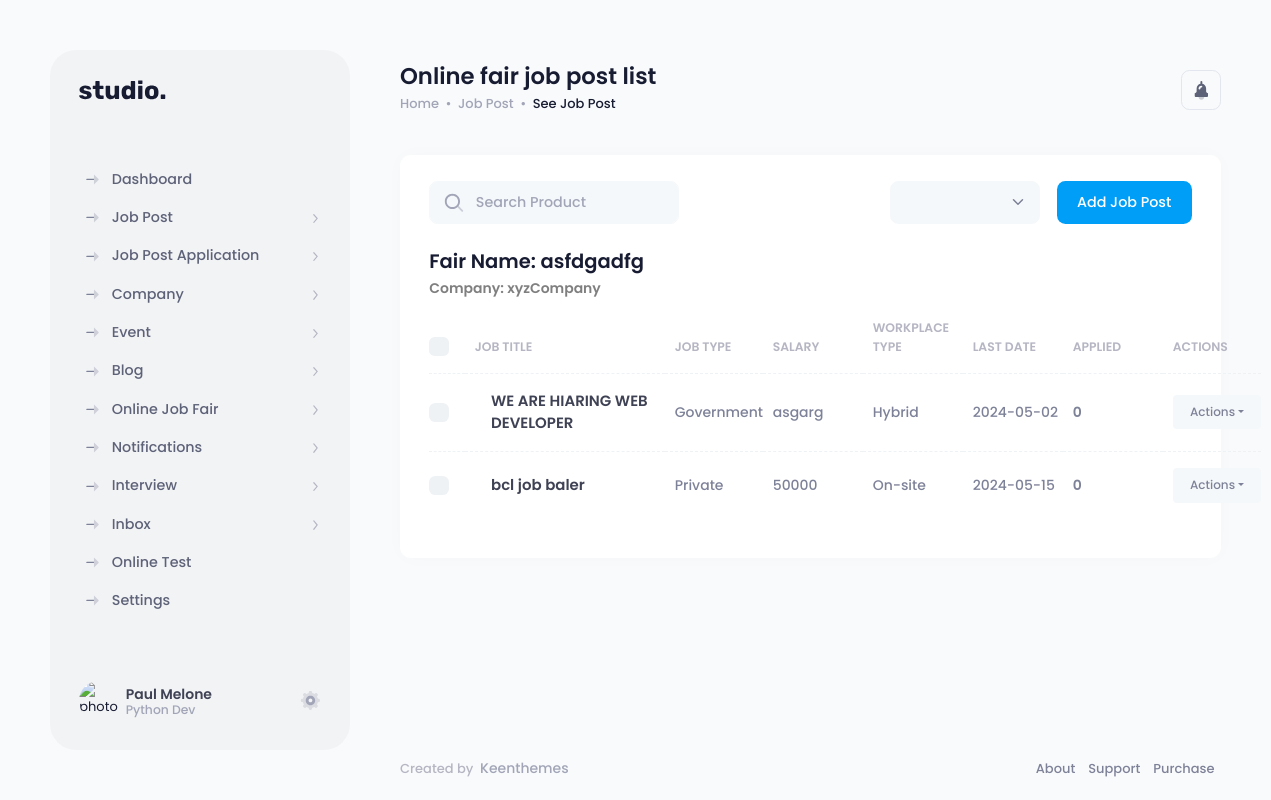
The app's page /online_fair/online_fair_job_post_list.php?online_fair_id=20240502072219&company_id=20240315174017 with its own data.
### tables this page shows
CREATE TABLE `online_fair` (
  `online_fair_id` varchar(14) NOT NULL,
  `online_fair_name` varchar(255) NOT NULL,
  `online_fair_description` text NOT NULL,
  `start_date` date NOT NULL,
  `end_date` date NOT NULL,
  `social_link` varchar(255) NOT NULL,
  `banner_image` varchar(255) DEFAULT NULL,
  `status` varchar(50) NOT NULL,
  `date` datetime NOT NULL DEFAULT current_timestamp()
);

CREATE TABLE `companies` (
  `company_id` varchar(14) NOT NULL,
  `company_name` varchar(255) DEFAULT NULL,
  `company_description` text DEFAULT NULL,
  `website_link` varchar(255) DEFAULT NULL,
  `company_type` varchar(100) DEFAULT NULL,
  `company_location` varchar(255) DEFAULT NULL,
  `social_link` varchar(255) DEFAULT NULL,
  `status` varchar(50) DEFAULT NULL
);

CREATE TABLE `online_fair_job_posts` (
  `online_fair_job_id` varchar(20) NOT NULL,
  `online_fair_id` varchar(20) DEFAULT NULL,
  `company_id` varchar(14) NOT NULL,
  `location` varchar(255) NOT NULL,
  `job_title` varchar(255) NOT NULL,
  `workplace_type` varchar(50) NOT NULL,
  `job_type` varchar(50) NOT NULL,
  `salary` varchar(50) NOT NULL,
  `job_description` text DEFAULT NULL,
  `job_responsibilities` text DEFAULT NULL,
  `job_requirement` text DEFAULT NULL,
  `additional_requirement` text DEFAULT NULL,
  `vacancies` varchar(50) NOT NULL,
  `employment_type` varchar(50) NOT NULL,
  `gender` varchar(20) NOT NULL,
  `education_level` varchar(90) NOT NULL,
  `experience` text NOT NULL,
  `benefits` text DEFAULT NULL,
  `deadline` date NOT NULL,
  `publish_status` varchar(20) NOT NULL,
  `read_before_apply` text NOT NULL,
  `additional_info` text NOT NULL,
  `quiz` text NOT NULL DEFAULT '0',
  `online_interview` text NOT NULL DEFAULT '0',
  `offline_interview` text NOT NULL DEFAULT '0'
);

### online_fair/online_fair_job_post_list.php (the view, shortened to what this page needs)
<!DOCTYPE html>
<html lang="en">
	<head><base href="../">
		<link href="assets/plugins/custom/datatables/datatables.bundle.css" rel="stylesheet" type="text/css" />
		<link href="assets/plugins/global/plugins.bundle.css" rel="stylesheet" type="text/css" />
		<link href="assets/css/style.bundle.css" rel="stylesheet" type="text/css" />
	</head>
	<body id="kt_body">
		<div class="d-flex flex-column flex-root">
			<div class="page d-flex flex-row flex-column-fluid">
				<div id="kt_aside" class="aside py-9" data-kt-drawer="true" data-kt-drawer-name="aside" data-kt-drawer-activate="{default: true, lg: false}" data-kt-drawer-overlay="true" data-kt-drawer-width="{default:'200px', '300px': '250px'}" data-kt-drawer-direction="start" data-kt-drawer-toggle="#kt_aside_toggle">
                    <?php include '../templet/logo.php';?>
                    <?php include '../templet/aside_menu.php';?>
                    <?php include '../user/user.php';?>
				</div>
				<div class="wrapper d-flex flex-column flex-row-fluid" id="kt_wrapper">
					<div id="kt_header" class="header">
						<div class="container d-flex flex-stack flex-wrap gap-2" id="kt_header_container">
							<div class="page-title d-flex flex-column align-items-start justify-content-center flex-wrap me-lg-2 pb-5 pb-lg-0" data-kt-swapper="true" data-kt-swapper-mode="prepend" data-kt-swapper-parent="{default: '#kt_content_container', lg: '#kt_header_container'}">
								<h1 class="d-flex flex-column text-dark fw-bolder my-0 fs-1">Online fair job post list</h1>
								<ul class="breadcrumb breadcrumb-dot fw-bold fs-base my-1">
									<li class="breadcrumb-item text-muted">
										<a href="../../demo3/dist/index.html" class="text-muted">Home</a>
									</li>
									<li class="breadcrumb-item text-muted">Job Post</li>
									<li class="breadcrumb-item text-dark">See Job Post</li>
								</ul>
							</div>
							<div class="d-flex align-items-center flex-shrink-0">
								<div class="d-flex align-items-center ms-3 ms-lg-4">
									<div class="btn btn-icon btn-color-gray-700 btn-active-color-primary btn-outline btn-outline-secondary w-40px h-40px" id="kt_activities_toggle">
										<span class="svg-icon svg-icon-1">
										</span>
									</div>
								</div>
							</div>
						</div>
					</div>
					<div class="content d-flex flex-column flex-column-fluid" id="kt_content">
						<div class="container-xxl" id="kt_content_container">
							<div class="card card-flush">
								<div class="card-header align-items-center py-5 gap-2 gap-md-5">
									<div class="card-title">
										<div class="d-flex align-items-center position-relative my-1">
											<span class="svg-icon svg-icon-1 position-absolute ms-4">
											</span>
											<input type="text" data-kt-ecommerce-product-filter="search" class="form-control form-control-solid w-250px ps-14" placeholder="Search Product" />
										</div>
									</div>
									<div class="card-toolbar flex-row-fluid justify-content-end gap-5">
										<div class="w-100 mw-150px">
											<select class="form-select form-select-solid" data-control="select2" data-hide-search="true" data-placeholder="Status" data-kt-ecommerce-product-filter="status">
												<option></option>
												<option value="all">All</option>
											</select>
										</div>
										<a href="online_fair/create_online_fair_job_post.php?online_fair_id=<?php echo $_GET['online_fair_id']; ?>&company_id=<?php echo $_GET['company_id']; ?>" class="btn btn-primary">Add Job Post</a>
									</div>
								</div>
								<div class="card-body pt-0">
									<table class="table align-middle table-row-dashed fs-6 gy-5" id="kt_ecommerce_products_table">
										<thead>
											<tr class="text-start text-gray-400 fw-bolder fs-7 text-uppercase gs-0">
												<th class="w-10px pe-2">
													<div class="form-check form-check-sm form-check-custom form-check-solid me-3">
														<input class="form-check-input" type="checkbox" data-kt-check="true" data-kt-check-target="#kt_ecommerce_products_table .form-check-input" value="1" />
													</div>
												</th>
												<th class="min-w-200px">Job Title</th>
												<th class=" min-w-70px">Job Type</th>
												<th class=" min-w-100px">Salary</th>
												<th class=" min-w-100px">Workplace Type</th>
												<th class=" min-w-100px">Last Date</th>
												<th class=" min-w-100px">Applied</th>
												<th class=" min-w-70px">Actions</th>
											</tr>
										</thead>
										<tbody class="fw-bold text-gray-600">
										<?php
										include '../db_connect/db_connect.php';
                                        $online_fair_id = $_GET['online_fair_id'];
                                        $q = "SELECT online_fair_name FROM online_fair WHERE online_fair_id = $online_fair_id";
                                        $r = $conn->query($q);
                                        $singleRow = $r->fetch_assoc();
                                        echo "<p class='h2'>Fair Name: ".$singleRow["online_fair_name"]."</p>";
                                        $company_id = $_GET['company_id'];
                                        $q1 = "SELECT company_name FROM companies WHERE company_id = $company_id";
                                        $r1 = $conn->query($q1);
                                        $singleRow1 = $r1->fetch_assoc();
                                        echo "<p class='h6 text-black-50'>Company: ".$singleRow1["company_name"]."</p>";
										$sql = "SELECT * FROM online_fair_job_posts  WHERE online_fair_id = $online_fair_id AND company_id = $company_id";
										$result = $conn->query($sql);
										if ($result->num_rows > 0) {
											while ($row = $result->fetch_assoc()) {
											    $online_fair_job_id = $row["online_fair_job_id"];
                                                $online_fair_id = $row["online_fair_id"];
												$job_title = $row["job_title"];
												$company_id = $row["company_id"];
												$job_type = $row["job_type"];
												$salary = $row["salary"];
												$workplace_type = $row["workplace_type"];
												$deadline = $row["deadline"];
												$count_sql = "SELECT * from onlinefairapplications WHERE OJF_Job_post_id=$online_fair_job_id AND JobFair_id=$online_fair_id AND company_id=$company_id";
												if ($count_result = mysqli_query($conn, $count_sql)) {
													$total_application = mysqli_num_rows( $count_result );
												}else{
													$total_application=0;
												}
												echo '<tr>';
												echo '<td>
														<div class="form-check form-check-sm form-check-custom form-check-solid">
															<input class="form-check-input" type="checkbox" value="1" />
														</div>
													</td>';
												echo '<td>
														<div class="d-flex align-items-center">
															<a href="online_fair_application/online_job_fair_application_list.php?online_fair_job_id='.$online_fair_job_id."&company_id=".$company_id."&online_fair_id=".$online_fair_id.'" class="symbol symbol-50px">
															</a>
															<div class="ms-5">
																<a href="online_fair_application/online_job_fair_application_list.php?online_fair_job_id='.$online_fair_job_id."&company_id=".$company_id."&online_fair_id=".$online_fair_id.'" class="text-gray-800 text-hover-primary fs-5 fw-bolder" data-kt-ecommerce-product-filter="product_name">'.$job_title.'</a>
															</div>
														</div>
													</td>';
												echo '<td class=" pe-0">'.$job_type.'</td>';
												echo '<td class=" pe-0">'.$salary.'</td>';
												echo '<td class=" pe-0">'.$workplace_type.'</td>';
												echo '<td class=" pe-0">'.$deadline.'</td>';
												echo '<td class=" pe-0 fw-bolder">'.$total_application.'</td>';
												echo "<td class=''>
														<div class='dropdown'>
															<button class='btn btn-sm btn-light btn-active-light-primary dropdown-toggle' type='button' data-bs-toggle='dropdown' aria-expanded='false'>Actions</button>
															<ul class='dropdown-menu'>
																<li><a class='dropdown-item' href='online_fair/view_online_fair_job_post.php?online_fair_job_id=" .$online_fair_job_id ."&online_fair_id=".$online_fair_id."&company_id=".$company_id."'>View</a></li>
																<li><a class='dropdown-item' href='job_post/edit-job_post.php?online_fair_job_id=" .$online_fair_job_id ."&online_fair_id=".$online_fair_id."&company_id=".$company_id."'>Edit</a></li>
																<li>
																	<form method='POST' action='job_post/backend_job.php'>
																		<input type='hidden' name='delete_job_post_data' value='1'>
																		<input type='hidden' name$online_fair_job_id' value='" .$online_fair_job_id . "'>
																		<button type='submit' class='dropdown-item'>Delete</button>
																	</form>
																</li>
															</ul>
														</div>
													</td>";
												echo '</tr>';
											}
										} else {
											echo '<tr><td colspan="8">No job posts found.</td></tr>';
										}
										?>
										</tbody>
									</table>
								</div>
							</div>
						</div>
					</div>
                    <?php include '../templet/footer.php';?>
				</div>
			</div>
		</div>
	</body>
</html>

### records on screen
online_fair: online_fair_name "asfdgadfg"
companies: company_name "xyzCompany"
online_fair_job_posts: job_title "WE ARE HIARING WEB DEVELOPER", job_type "Government", salary "asgarg", workplace_type "Hybrid", deadline "2024-05-02", total_application "0"
online_fair_job_posts: job_title "bcl job baler", job_type "Private", salary "50000", workplace_type "On-site", deadline "2024-05-15", total_application "0"
